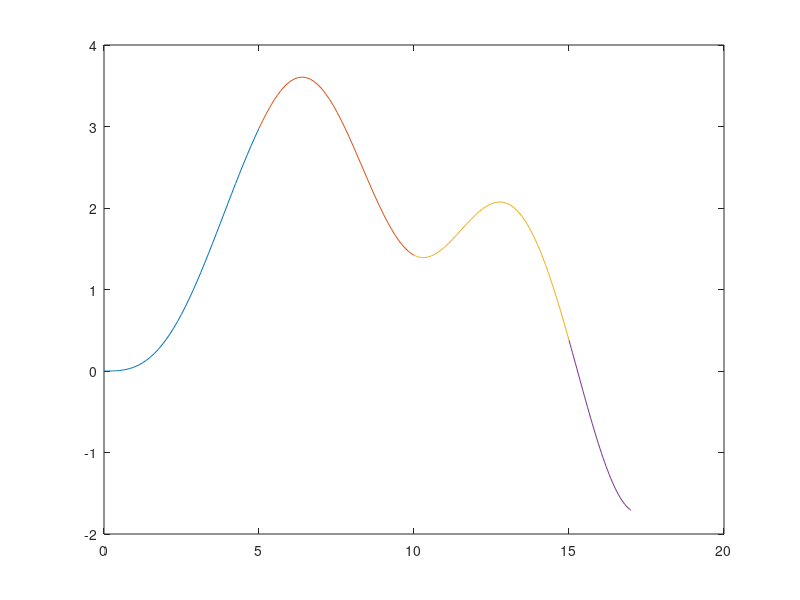

MATLAB code for this plot:
a=0.5; D1=60; D2=15; l=15; m=6000;
g=9.8; Tmax=20000*g; 
t1=5; t2=5; t3=5;%此时t为每段的时间间隔
xa1=a*t1*t1/2; xa2=xa1+a*t1*t2; xa3=xa2+t3*(2*t1-t3)*a/2; xa4=D1+D2-xa3;
t4=xa4/(xa3+a*(t1-t3)); %xai为第i段结束后吊车的位移
t2=t2+t1; t3=t2+t3; t4=t3+t4;%此时t为每段结束的时刻
t=cell(4,1); theta=cell(4,1); x=cell(4,1); %时间，角度，横坐标
v=cell(4,1); T=cell(4,1); %水平速度，拉力

dydt=@(t,y)[ y(2) ; (-a*y(2)*t*sin(y(1))+a*cos(y(1))-g*sin(y(1)))/l ];
options = odeset('RelTol',1e-4,'AbsTol',[1e-4 1e-4]);
[t{1},theta{1}] = ode45(dydt,[0,t1],[0 0],options);
x{1}=0.5*a*t{1}.^2-l*sin(theta{1}(:,1));
v{1}=a*t{1}-l*theta{1}(:,2).*cos(theta{1}(:,1));
%plot(t{1},theta{1})

dydt=@(t,y)[ y(2) ; -(g/l)*sin(y(1)) ];
options = odeset('RelTol',1e-4,'AbsTol',[1e-4 1e-4]);
[t{2},theta{2}] = ode45(dydt,[t1,t2],[theta{1}(length(theta{1}(:,1)),1) theta{1}(length(theta{1}(:,2)),2)],options);
x{2}=xa1+a*t1*(t{2}-t1)-l*sin(theta{2}(:,1));
v{2}=a*t1-l*theta{2}(:,2).*cos(theta{2}(:,1));
%plot(t{2},theta{2})

dydt=@(t,y)[ y(2) ; (-a*y(2)*(t1+t2-t)*sin(y(1))-a*cos(y(1))-g*sin(y(1)))/l ];
options = odeset('RelTol',1e-4,'AbsTol',[1e-4 1e-4]);
[t{3},theta{3}] = ode45(dydt,[t2,t3],[theta{2}(length(theta{2}(:,1)),1) theta{2}(length(theta{2}(:,2)),2)],options);
x{3}=xa2+a*t1*(t{3}-t2)-0.5*a*(t{3}-t2).^2-l*sin(theta{3}(:,1));
v{3}=a*(t1+t2-t{3})-l*theta{3}(:,2).*cos(theta{3}(:,1));
%plot(t{3},theta{3})

dydt=@(t,y)[ y(2) ; -(g/l)*sin(y(1)) ];
options = odeset('RelTol',1e-4,'AbsTol',[1e-4 1e-4]);
[t{4},theta{4}] = ode45(dydt,[t3,t4],[theta{3}(length(theta{3}(:,1)),1) theta{3}(length(theta{3}(:,2)),2)],options);
x{4}=xa3+a*(t1+t2-t3)*(t{4}-t3)-l*sin(theta{4}(:,1));
v{4}=a*(t1+t2-t3)-l*theta{4}(:,2).*cos(theta{4}(:,1));
%plot(t{4},theta{4})

for i=1:4
    plot(t{i},v{i});
    hold on;
end